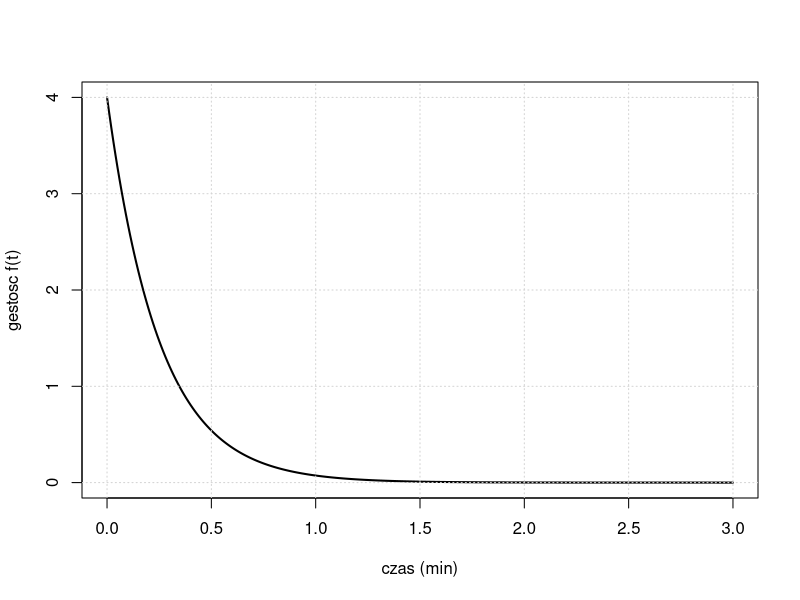

Generate this figure with R:
lambda = 4

# a) P(T > 30s) = P(T > 0.5 min)
p_a <- 1 - pexp(0.5, rate=lambda)
print(paste("P(T > 30s) =", p_a))

# b) P(T < 20s) = P(T < 1/3 min)
p_b <- pexp(1/3, lambda)
print(paste("P(T < 20s) =", p_b))

# c) P(40s < T < 80s) = P(2/3 < T < 4/3)
p_c <- pexp(4/3, lambda) - pexp(2/3, lambda)
print(paste("P(40s < T < 80s) =", p_c))

# d) P(T > t) = 0.2, wiec P(T ≤ t) = 0.8
t_d <- qexp(0.8, lambda)
print(paste("t (min):", t_d))
print(paste("t (s):", t_d*60))

# e) 0 ≤ t ≤ 3
t <- seq(0, 3, by=0.01)
gestosc <- dexp(t, lambda)
plot(t, gestosc, type="l", lwd=2,,
     xlab="czas (min)", ylab="gestosc f(t)")
grid()
